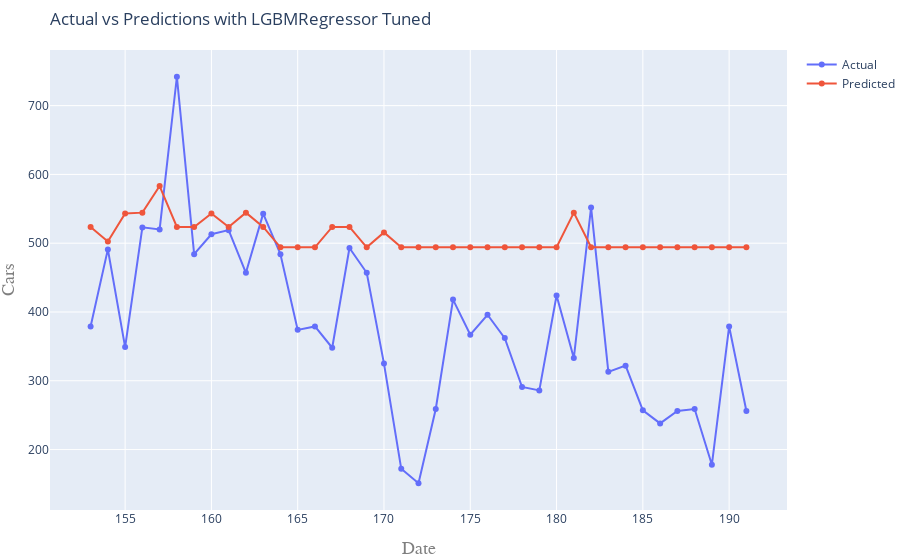

Notebook source saved alongside this figure:
### Markdown cell above
#### Tuned Model

### Code cell
# Create the fnal LightGBM Model
model_tuned = model_grid.best_estimator_

# Compute and print model score
model_name = model_tuned.__class__.__name__ + ' Tuned'
scoring(model_name, model_tuned, X_train, y_train, X_test, y_test)

### Figure 1 — Plotly figure (JSON) as saved in the notebook; plotly's stock layout.template omitted (floating-point values rounded to 4 significant figures)
{"data": [{"mode": "lines+markers", "name": "Actual", "type": "scatter", "x": [153, 154, 155, 156, 157, 158, 159, 160, 161, 162, 163, 164, 165, 166, 167, 168, 169, 170, 171, 172, 173, 174, 175, 176, 177, 178, 179, 180, 181, 182, 183, 184, 185, 186, 187, 188, 189, 190, 191], "y": [379, 491, 349, 523, 520, 742, 484, 513, 519, 457, 543, 484, 374, 379, 348, 493, 457, 325, 172, 151, 259, 418, 367, 396, 362, 291, 286, 424, 333, 552, 313, 322, 257, 238, 256, 259, 178, 379, 256]}, {"mode": "lines+markers", "name": "Predicted", "type": "scatter", "x": [153, 154, 155, 156, 157, 158, 159, 160, 161, 162, 163, 164, 165, 166, 167, 168, 169, 170, 171, 172, 173, 174, 175, 176, 177, 178, 179, 180, 181, 182, 183, 184, 185, 186, 187, 188, 189, 190, 191], "y": [523.6, 502.5, 543.2, 544.4, 583.1, 523.6, 523.6, 543.2, 523.6, 544.4, 523.6, 494.1, 494.1, 494.1, 523.6, 523.6, 494.1, 515.7, 494.1, 494.1, 494.1, 494.1, 494.1, 494.1, 494.1, 494.1, 494.1, 494.1, 544.4, 494.1, 494.1, 494.1, 494.1, 494.1, 494.1, 494.1, 494.1, 494.1, 494.1]}], "layout": {"margin": {"b": 50, "l": 10, "r": 0, "t": 50}, "title": {"text": "Actual vs Predictions with LGBMRegressor Tuned", "x": 0, "xref": "paper"}, "xaxis": {"title": {"font": {"color": "#7f7f7f", "family": "Courier New, monospace", "size": 18}, "text": "Date"}}, "yaxis": {"title": {"font": {"color": "#7f7f7f", "family": "Courier New, monospace", "size": 18}, "text": "Cars"}}}}
